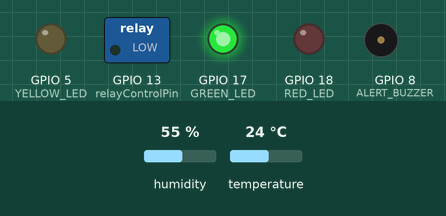
Bench run of a sketch on a simulated ESP32. Shown: switched loads named in the sketch (green lamp = pin HIGH), output pins drawn as LEDs (lit = HIGH), buzzer (waves = sounding, pin HIGH). The test bench sets the inputs (shaded band); at power-on: temperature 24 °C, humidity 55 %. WiFi joins after 1.5 s; servers stay silent unless stated; random numbers use the default seed unless the sketch sets one; no MQTT or app messages arrive unless stated; what the sketch prints to the serial monitor is not drawn.

Above: at 2.7 s.
2.8 s: temperature set to 29.3 °C
5.5 s: temperature set to 30.4 °C
At 6.3 s:
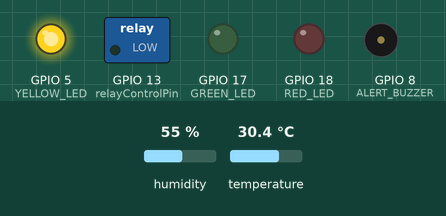
8.2 s: temperature set to 41 °C
At 10.2 s:
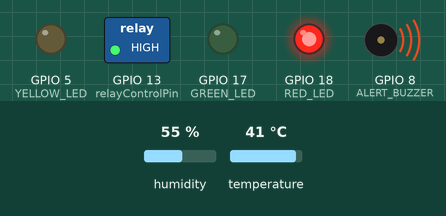
11.1 s: temperature set to 12 °C
At 12.1 s:
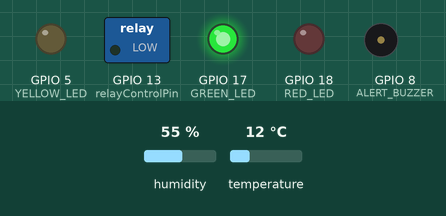
13.8 s: temperature set to 33 °C
At 16.1 s:
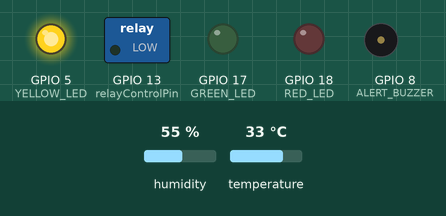
Timing chart, 0 to 17.6 s (numbered marks = the images above; inputs shaded):
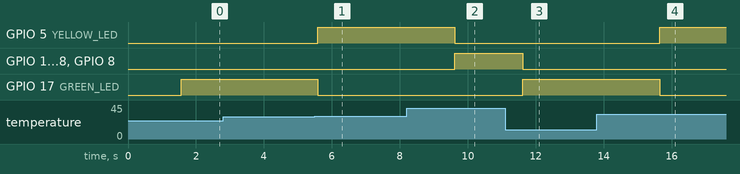

Measured:
- the behaviour switches between 29.9 and 30 °C on temperature (found by bisection; images 0 and 1)
- after the input at 2.8 s, every drawn part: stays the same
- after the input at 5.5 s, GPIO 5 (YELLOW_LED): LOW → HIGH after 0.09 s; GPIO 17 (GREEN_LED): HIGH → LOW after 0.09 s
- after the input at 8.2 s, GPIO 5 (YELLOW_LED): HIGH → LOW after 1.4 s; GPIO 13 (relayControlPin), GPIO 18 (RED_LED), GPIO 8 (ALERT_BUZZER): LOW → HIGH after 1.4 s
- after the input at 11.1 s, GPIO 13 (relayControlPin), GPIO 18 (RED_LED), GPIO 8 (ALERT_BUZZER): HIGH → LOW after 0.52 s; GPIO 17 (GREEN_LED): LOW → HIGH after 0.52 s
- after the input at 13.8 s, GPIO 5 (YELLOW_LED): LOW → HIGH after 1.8 s; GPIO 17 (GREEN_LED): HIGH → LOW after 1.8 s

The sketch:

sketch.ino
```cpp
#include <WiFi.h>
#include "PubSubClient.h"
#include "DHTesp.h"

WiFiClient espClient;
PubSubClient mqtt(espClient);

const char* wifiSSID = "Wokwi-GUEST";
const char* wifiPassword = "";

const char* mqttBroker = "broker.hivemq.com";
const int mqttPortNumber = 1883;

const int DHTSensorPin = 32;
const int relayControlPin = 13;

#define RED_LED 18
#define YELLOW_LED 5
#define GREEN_LED 17
#define ALERT_BUZZER 8

DHTesp dht;

void mqttReconnect() {
  Serial.println("Attempting to connect to MQTT...");
  while (!mqtt.connected()) {
    Serial.println("Trying to reconnect to MQTT...");
    String clientId = "ESP32Client-" + String(random(0xffff), HEX);

    if (mqtt.connect(clientId.c_str())) {
      Serial.println("MQTT connected successfully.");
    }
  }
}

void setupMQTTClient() {
  mqtt.setServer(mqttBroker, mqttPortNumber);
  mqtt.setCallback(mqttCallback);
}

void mqttCallback(char* topic, byte* payload, unsigned int length) {
  Serial.print("MQTT Message Received: ");
  for (unsigned int i = 0; i < length; i++) {
    Serial.print((char)payload[i]);
  }
  Serial.println();
}

void setup() {
  Serial.begin(115200);
  Serial.println("Initializing ESP32...");

  dht.setup(DHTSensorPin, DHTesp::DHT22);
  pinMode(relayControlPin, OUTPUT);
  pinMode(RED_LED, OUTPUT);
  pinMode(YELLOW_LED, OUTPUT);
  pinMode(GREEN_LED, OUTPUT);
  pinMode(ALERT_BUZZER, OUTPUT);

  WiFi.begin(wifiSSID, wifiPassword);
  while (WiFi.status() != WL_CONNECTED) {
    delay(500);
    Serial.print(".");
  }
  Serial.println("\nWiFi Connected.");

  setupMQTTClient();
}

void loop() {
  if (!mqtt.connected()) {
    mqttReconnect();
  }
  mqtt.loop();

  TempAndHumidity reading = dht.getTempAndHumidity();
  float temp = reading.temperature;
  float hum = reading.humidity;

  bool redLEDStatus = false;
  bool yellowLEDStatus = false;
  bool greenLEDStatus = false;
  bool buzzerStatus = false;

  if (temp > 35) {
    digitalWrite(RED_LED, HIGH);
    digitalWrite(ALERT_BUZZER, HIGH);
    redLEDStatus = true;
    buzzerStatus = true;
    digitalWrite(YELLOW_LED, LOW);
    digitalWrite(GREEN_LED, LOW);
  } else if (temp >= 30 && temp <= 35) {
    digitalWrite(YELLOW_LED, HIGH);
    yellowLEDStatus = true;
    digitalWrite(RED_LED, LOW);
    digitalWrite(GREEN_LED, LOW);
    digitalWrite(ALERT_BUZZER, LOW);
  } else {
    digitalWrite(GREEN_LED, HIGH);
    greenLEDStatus = true;
    digitalWrite(RED_LED, LOW);
    digitalWrite(YELLOW_LED, LOW);
    digitalWrite(ALERT_BUZZER, LOW);
  }

  if (temp >= 35) {
    digitalWrite(relayControlPin, HIGH);
  } else {
    digitalWrite(relayControlPin, LOW);
  }

  char tempBuffer[8];
  char humBuffer[8];
  dtostrf(temp, 1, 2, tempBuffer);
  dtostrf(hum, 1, 2, humBuffer);

  mqtt.publish("sensor/temperature", tempBuffer);
  mqtt.publish("sensor/humidity", humBuffer);

  String statusMsg = String("Red LED: ") + (redLEDStatus ? "ON" : "OFF") +
                     ", Yellow LED: " + (yellowLEDStatus ? "ON" : "OFF") +
                     ", Green LED: " + (greenLEDStatus ? "ON" : "OFF") +
                     ", Buzzer: " + (buzzerStatus ? "ON" : "OFF") +
                     ", Relay: " + ((temp >= 35) ? "ON" : "OFF");
  mqtt.publish("sensor/status", statusMsg.c_str());

  delay(2000);
}
```
